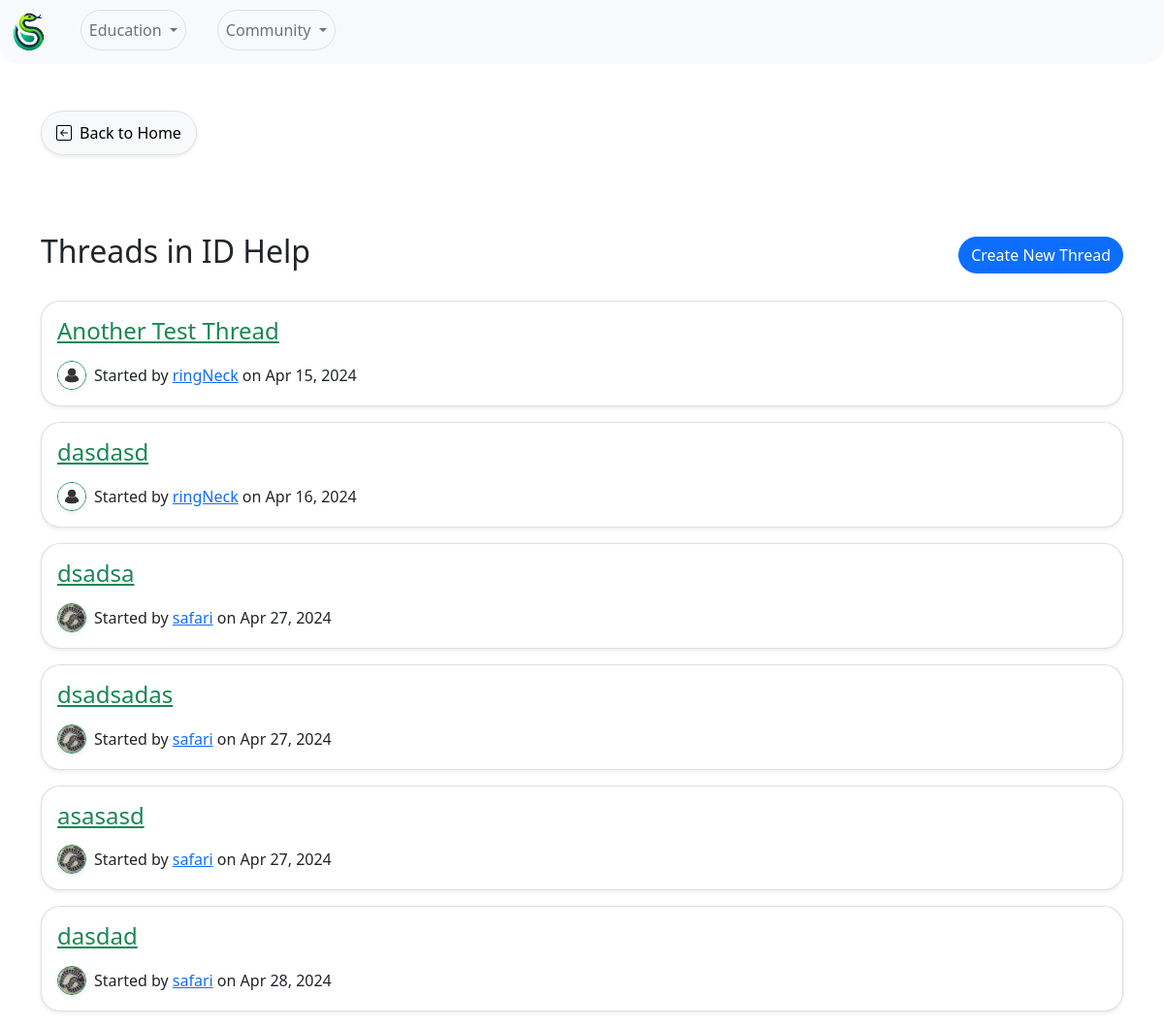
The page /forum/board/1/ on the database its author committed.
### Forum/models.py (models this page shows, shortened)
class Board(models.Model):
    name = models.CharField(max_length=100, unique=True)
    description = models.TextField(blank=True, default='')

class Thread(models.Model):
    title = models.CharField(max_length=255)
    board = models.ForeignKey(Board, on_delete=models.CASCADE, related_name='threads')
    starter = models.ForeignKey(User, on_delete=models.CASCADE, related_name='threads_started')
    created_at = models.DateTimeField(auto_now_add=True)
    updated_at = models.DateTimeField(auto_now=True)

### UserAuth/models.py (models this page shows, shortened)
class UserProfile(models.Model):
    user = models.OneToOneField(User, on_delete=models.CASCADE) # Link the user profile to a user model instance
    profile_pic = models.ImageField(upload_to='profile_pics/', default='profile_pics/default.jpg' ,null=True, blank=True) # User profile picture
    bio = models.TextField(null=True, blank=True) # User bio
    observations = models.IntegerField(default=0) # User observation count

### Forum/views.py (the view)
# urls.py: path('board/<int:board_id>/', board_threads, name='board_threads'),
def board_threads(request, board_id):
    board = get_object_or_404(Board, pk=board_id)
    form = NewThreadForm()  # Instantiate the form
    return render(request, 'board_threads.html', {'board': board, 'threads': board.threads.all(), 'form': form})

### Forum/templates/board_threads.html (shortened to what this page needs)
{% extends 'base.html' %}
{% block content %}
<a href="{% url 'home' %}" class="back-button mb-5 shadow-sm rounded-pill">
   Back to Home
</a>
<div class="title-with-button">
   <h2>Threads in {{ board.name }}</h2>
   <button id="newThreadButton" type="button" class="btn btn-primary rounded-pill" data-bs-toggle="collapse"
      data-bs-target="#newThreadFormCollapse">
      Create New Thread
   </button>
</div>
<div class="threads mt-4">
    {% for thread in threads %}
    <div class="card shadow-sm mb-3"  style="border-radius: 20px; overflow: hidden;">
        <div class="card-body">
            <h4><a href="{% url 'thread_posts' thread.id %}" class="link-success">{{ thread.title }}</a></h4>
            <div class="d-flex align-items-center mt-3">
               <img src="{{ MEDIA_URL }}{{ thread.starter.userprofile.profile_pic.url }}" class="rounded-circle border border-success shadow-sm me-2" alt="Profile Picture" style="width: 30px; height: 30px; object-fit: cover;">
               <p class="card-text mb-0">Started by <a href="{% url 'user_profile' username=thread.starter.username %}">{{ thread.starter.username }}</a> on {{ thread.created_at|date:"M d, Y" }}</p>
           </div>
        </div>
    </div>
    {% endfor %}
</div>
{% endblock %}

### Forum/templates/board_threads.html (style rules this page uses)
.back-button { text-decoration: none; color: #000; background-color: #f8f9fa; padding: 10px 15px; border-radius: 5px; display: inline-flex; align-items: center; border: 1px solid #dee2e6; transition: all 0.3s ease; margin-bottom: 80px !important; margin-top: 0px !important; }
.back-button svg { margin-right: 8px; }
.title-with-button { display: flex; justify-content: space-between; align-items: center; margin-bottom: 20px; }

### rows shown on the page
Board: name "ID Help"
Thread: title "Another Test Thread", starter.userprofile.profile_pic (placeholder picture), starter.username "ringNeck", created_at "Apr 15, 2024"
Thread: title "dasdasd", starter.userprofile.profile_pic (placeholder picture), starter.username "ringNeck", created_at "Apr 16, 2024"
Thread: title "dsadsa", starter.userprofile.profile_pic (picture), starter.username "safari", created_at "Apr 27, 2024"
Thread: title "dsadsadas", starter.userprofile.profile_pic (picture), starter.username "safari", created_at "Apr 27, 2024"
Thread: title "asasasd", starter.userprofile.profile_pic (picture), starter.username "safari", created_at "Apr 27, 2024"
Thread: title "dasdad", starter.userprofile.profile_pic (picture), starter.username "safari", created_at "Apr 28, 2024"
